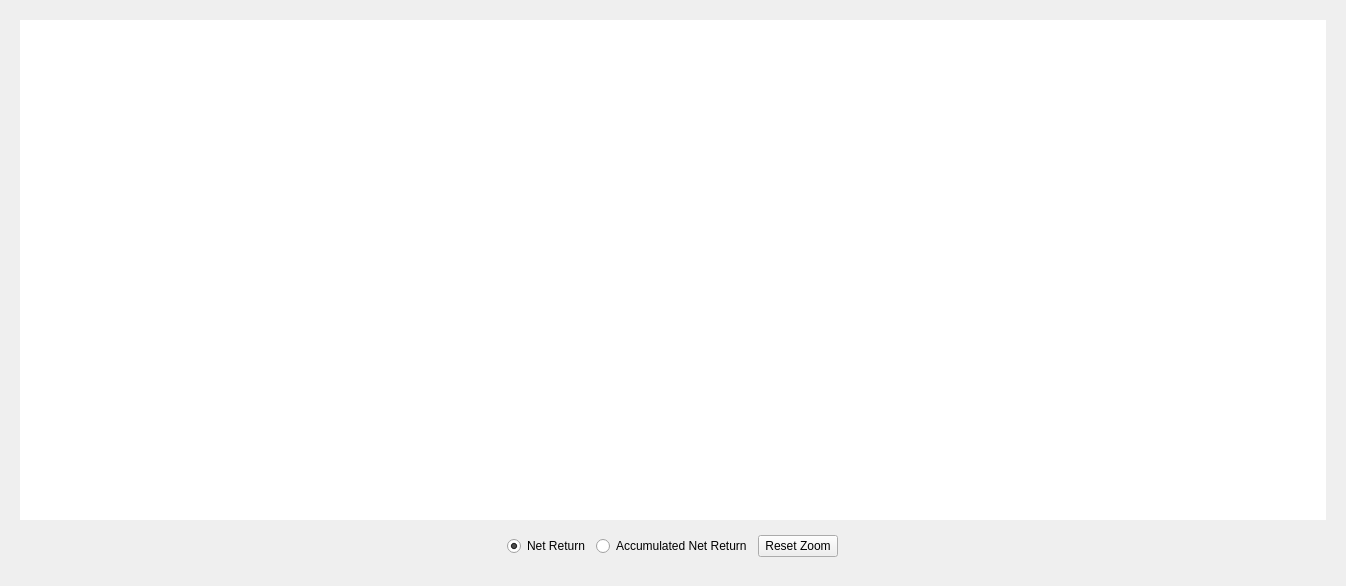
<?xml version="1.0" encoding="UTF-8"?>
<ui version="4.0">
 <class>CompareFunds</class>
 <widget class="QWidget" name="CompareFunds">
  <property name="geometry">
   <rect>
    <x>0</x>
    <y>0</y>
    <width>1346</width>
    <height>586</height>
   </rect>
  </property>
  <property name="sizePolicy">
   <sizepolicy hsizetype="MinimumExpanding" vsizetype="MinimumExpanding">
    <horstretch>0</horstretch>
    <verstretch>0</verstretch>
   </sizepolicy>
  </property>
  <property name="minimumSize">
   <size>
    <width>0</width>
    <height>0</height>
   </size>
  </property>
  <property name="maximumSize">
   <size>
    <width>16777215</width>
    <height>16777215</height>
   </size>
  </property>
  <property name="windowTitle">
   <string>Form</string>
  </property>
  <layout class="QGridLayout" name="gridLayout">
   <item row="0" column="0">
    <widget class="QFrame" name="frame_chart">
     <property name="sizePolicy">
      <sizepolicy hsizetype="MinimumExpanding" vsizetype="MinimumExpanding">
       <horstretch>0</horstretch>
       <verstretch>0</verstretch>
      </sizepolicy>
     </property>
     <property name="frameShape">
      <enum>QFrame::NoFrame</enum>
     </property>
     <property name="frameShadow">
      <enum>QFrame::Plain</enum>
     </property>
     <layout class="QGridLayout" name="gridLayout_2">
      <item row="1" column="0" alignment="Qt::AlignHCenter">
       <widget class="QFrame" name="chart_cfg_frame">
        <property name="sizePolicy">
         <sizepolicy hsizetype="Fixed" vsizetype="Fixed">
          <horstretch>0</horstretch>
          <verstretch>0</verstretch>
         </sizepolicy>
        </property>
        <property name="frameShape">
         <enum>QFrame::NoFrame</enum>
        </property>
        <property name="frameShadow">
         <enum>QFrame::Plain</enum>
        </property>
        <layout class="QHBoxLayout" name="horizontalLayout_3">
         <item>
          <widget class="QRadioButton" name="radio_net_return_perc">
           <property name="sizePolicy">
            <sizepolicy hsizetype="Fixed" vsizetype="Fixed">
             <horstretch>0</horstretch>
             <verstretch>0</verstretch>
            </sizepolicy>
           </property>
           <property name="text">
            <string>Net Return</string>
           </property>
           <property name="checked">
            <bool>true</bool>
           </property>
          </widget>
         </item>
         <item>
          <widget class="QRadioButton" name="radio_accumulated_net_return_perc">
           <property name="sizePolicy">
            <sizepolicy hsizetype="Fixed" vsizetype="Fixed">
             <horstretch>0</horstretch>
             <verstretch>0</verstretch>
            </sizepolicy>
           </property>
           <property name="text">
            <string>Accumulated Net Return</string>
           </property>
           <property name="checked">
            <bool>false</bool>
           </property>
          </widget>
         </item>
         <item>
          <widget class="QPushButton" name="button_reset_zoom">
           <property name="sizePolicy">
            <sizepolicy hsizetype="Fixed" vsizetype="Fixed">
             <horstretch>0</horstretch>
             <verstretch>0</verstretch>
            </sizepolicy>
           </property>
           <property name="minimumSize">
            <size>
             <width>0</width>
             <height>0</height>
            </size>
           </property>
           <property name="maximumSize">
            <size>
             <width>16777215</width>
             <height>16777215</height>
            </size>
           </property>
           <property name="text">
            <string>Reset Zoom</string>
           </property>
          </widget>
         </item>
        </layout>
       </widget>
      </item>
      <item row="0" column="0">
       <widget class="QChartView" name="chart_view">
        <property name="sizePolicy">
         <sizepolicy hsizetype="Expanding" vsizetype="MinimumExpanding">
          <horstretch>0</horstretch>
          <verstretch>0</verstretch>
         </sizepolicy>
        </property>
        <property name="minimumSize">
         <size>
          <width>640</width>
          <height>480</height>
         </size>
        </property>
        <property name="frameShape">
         <enum>QFrame::NoFrame</enum>
        </property>
        <property name="frameShadow">
         <enum>QFrame::Plain</enum>
        </property>
       </widget>
      </item>
     </layout>
    </widget>
   </item>
  </layout>
 </widget>
 <customwidgets>
  <customwidget>
   <class>QChartView</class>
   <extends>QGraphicsView</extends>
   <header>QtCharts</header>
  </customwidget>
 </customwidgets>
 <resources/>
 <connections/>
</ui>
